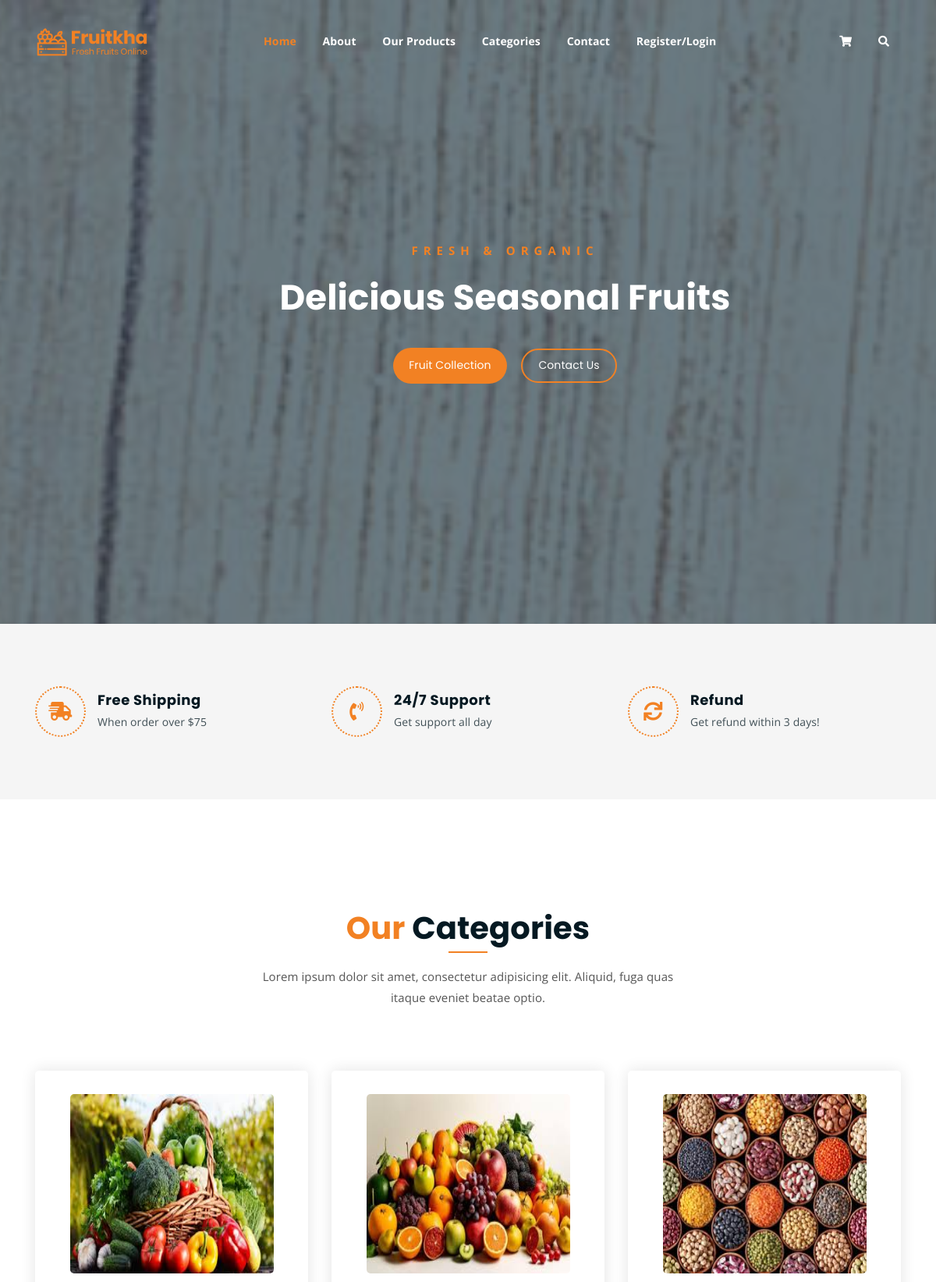
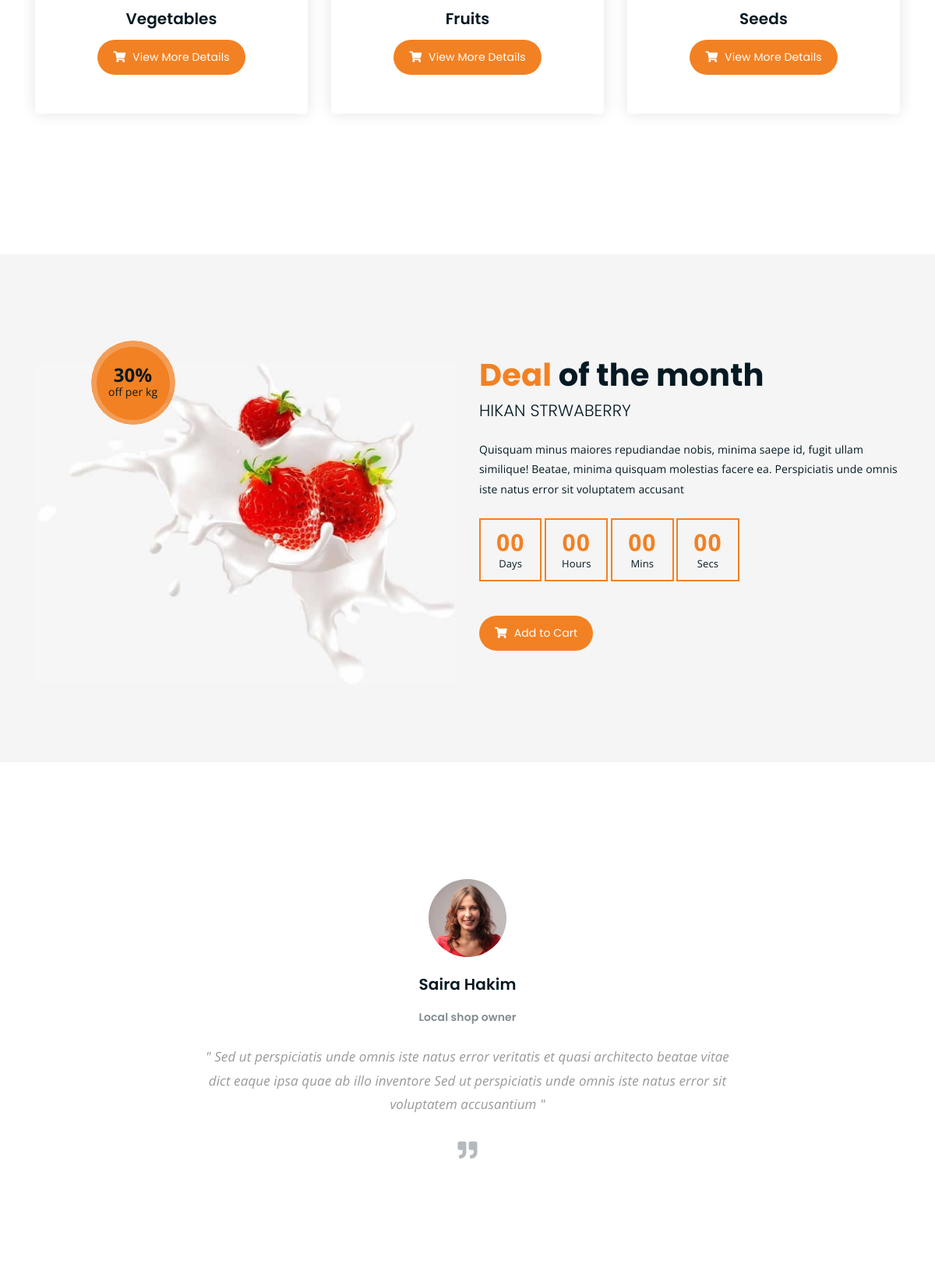
The page / (upper part) on the database its author committed (2 pictures, top to bottom).
### backend/models.py (models this page shows)
class category_db(models.Model):
    cname=models.CharField(max_length=100, null=True, blank=True)
    cdescription=models.CharField(max_length=100, null=True, blank=True)
    cimage=models.ImageField(upload_to="Category Images", null=True, blank=True)

### webapp/views.py (the view)
# urls.py: path('', views.homepage, name="home"),
def homepage(request):
    cat=category_db.objects.all()
    return render(request,"Home.html", {'cat':cat})

### webapp/templates/Home.html (shortened to what this page needs)
<!DOCTYPE html>
{% load static %}
<html lang="en">
<head>
	<link rel="stylesheet" href="{% static 'assets/css/all.min.css' %}">
	<link rel="stylesheet" href="{% static 'assets/bootstrap/css/bootstrap.min.css' %}">
	<link rel="stylesheet" href="{% static 'assets/css/owl.carousel.css' %}">
	<link rel="stylesheet" href="{% static 'assets/css/magnific-popup.css' %}">
	<link rel="stylesheet" href="{% static 'assets/css/animate.css' %}">
	<link rel="stylesheet" href="{% static 'assets/css/meanmenu.min.css' %}">
	<link rel="stylesheet" href="{% static 'assets/css/main.css' %}">
	<link rel="stylesheet" href="{% static 'assets/css/responsive.css' %}">
</head>
<body>
	<div class="top-header-area" id="sticker">
		<div class="container">
			<div class="row">
				<div class="col-lg-12 col-sm-12 text-center">
					<div class="main-menu-wrap">
						<div class="site-logo">
							<a href="index.html">
								<img src="{% static 'assets/img/logo.png' %}" alt="">
							</a>
						</div>
						<nav class="main-menu">
							<ul>
								<li class="current-list-item"><a href="{% url 'home' %}">Home</a>
								</li>
								<li><a href="{% url 'about' %}">About</a></li>
								<li><a href="{% url 'products' %}">Our Products</a></li>
								<li><a href="#">Categories</a>
								</li>
								<li><a href="{% url 'contact' %}">Contact</a></li>
								<li>
							{% if request.session.rname %}
								<li><a href="{% url 'UserLogout' %}">Welcome {{request.session.rname}} /Logout</a></li>
								{% else %}
								<li><a href="{% url 'register' %}">Register/Login</a></li>
								{% endif %}
								</li>
								<li>
									<div class="header-icons">
										<a class="shopping-cart" href="{% url 'cart' %}"><i class="fas fa-shopping-cart"></i></a>
										<a class="mobile-hide search-bar-icon" href="#"><i class="fas fa-search"></i></a>
									</div>
								</li>
							</ul>
						</nav>
					</div>
				</div>
			</div>
		</div>
	</div>
	<div class="hero-area hero-bg">
		<div class="container">
			<div class="row">
				<div class="col-lg-9 offset-lg-2 text-center">
					<div class="hero-text">
						<div class="hero-text-tablecell">
							<p class="subtitle">Fresh & Organic</p>
							<h1>Delicious Seasonal Fruits</h1>
							<div class="hero-btns">
								<a href="#" class="boxed-btn">Fruit Collection</a>
								<a href="{% url 'contact' %}" class="bordered-btn">Contact Us</a>
							</div>
						</div>
					</div>
				</div>
			</div>
		</div>
	</div>
	<div class="list-section pt-80 pb-80">
		<div class="container">
			<div class="row">
				<div class="col-lg-4 col-md-6 mb-4 mb-lg-0">
					<div class="list-box d-flex align-items-center">
						<div class="list-icon">
							<i class="fas fa-shipping-fast"></i>
						</div>
						<div class="content">
							<h3>Free Shipping</h3>
							<p>When order over $75</p>
						</div>
					</div>
				</div>
				<div class="col-lg-4 col-md-6 mb-4 mb-lg-0">
					<div class="list-box d-flex align-items-center">
						<div class="list-icon">
							<i class="fas fa-phone-volume"></i>
						</div>
						<div class="content">
							<h3>24/7 Support</h3>
							<p>Get support all day</p>
						</div>
					</div>
				</div>
				<div class="col-lg-4 col-md-6">
					<div class="list-box d-flex justify-content-start align-items-center">
						<div class="list-icon">
							<i class="fas fa-sync"></i>
						</div>
						<div class="content">
							<h3>Refund</h3>
							<p>Get refund within 3 days!</p>
						</div>
					</div>
				</div>
			</div>
		</div>
	</div>
	<div class="product-section mt-150 mb-150">
		<div class="container">
			<div class="row">
				<div class="col-lg-8 offset-lg-2 text-center">
					<div class="section-title">
						<h3><span class="orange-text">Our</span> Categories</h3>
						<p>Lorem ipsum dolor sit amet, consectetur adipisicing elit. Aliquid, fuga quas itaque eveniet beatae optio.</p>
					</div>
				</div>
			</div>
			<div class="row">
				{% for i in cat %}
				<div class="col-lg-4 col-md-6 text-center">
					<div class="single-product-item">
						<div class="product-image">
							<a href="{% url 'filtered_products' cat_name=i.cname %}"><img src="{{i.cimage.url}}" alt="" height="230px"></a>
						</div>
						<h3>{{i.cname}}</h3>
						<a href="{% url 'filtered_products' cat_name=i.cname %}" class="cart-btn"><i class="fas fa-shopping-cart"></i> View More Details</a>
					</div>
				</div>
				{% endfor %}
			</div>
		</div>
	</div>
	<section class="cart-banner pt-100 pb-100">
    	<div class="container">
        	<div class="row clearfix">
            	<div class="image-column col-lg-6">
                	<div class="image">
                    	<div class="price-box">
                        	<div class="inner-price">
                                <span class="price">
                                    <strong>30%</strong> <br> off per kg
                                </span>
                            </div>
                        </div>
                    	<img src="{% static 'assets/img/a.jpg' %}" alt="">
                    </div>
                </div>
                <div class="content-column col-lg-6">
					<h3><span class="orange-text">Deal</span> of the month</h3>
                    <h4>Hikan Strwaberry</h4>
                    <div class="text">Quisquam minus maiores repudiandae nobis, minima saepe id, fugit ullam similique! Beatae, minima quisquam molestias facere ea. Perspiciatis unde omnis iste natus error sit voluptatem accusant</div>
                    <div class="time-counter"><div class="time-countdown clearfix" data-countdown="2020/2/01"></div></div>
                	<a href="cart.html" class="cart-btn mt-3"><i class="fas fa-shopping-cart"></i> Add to Cart</a>
                </div>
            </div>
        </div>
    </section>
	<div class="testimonail-section mt-150 mb-150">
		<div class="container">
			<div class="row">
				<div class="col-lg-10 offset-lg-1 text-center">
					<div class="testimonial-sliders">
						<div class="single-testimonial-slider">
							<div class="client-avater">
								<img src="{% static 'assets/img/avaters/avatar1.png' %}" alt="">
							</div>
							<div class="client-meta">
								<h3>Saira Hakim <span>Local shop owner</span></h3>
								<p class="testimonial-body">
									" Sed ut perspiciatis unde omnis iste natus error veritatis et  quasi architecto beatae vitae dict eaque ipsa quae ab illo inventore Sed ut perspiciatis unde omnis iste natus error sit voluptatem accusantium "
								</p>
								<div class="last-icon">
									<i class="fas fa-quote-right"></i>
								</div>
							</div>
						</div>
					</div>
				</div>
			</div>
		</div>
	</div>
</body>
</html>

### webapp/static/assets/css/responsive.css (style rules this page uses)
@media only screen and (min-width: 992px) and (max-width: 1200px) { .hero-text h1 { font-size: 45px; } }

### rows shown on the page
category_db: cimage (picture), cname "Vegetables"
category_db: cimage (picture), cname "Fruits"
category_db: cimage (picture), cname "Seeds"
